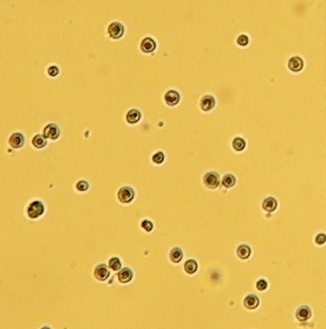
#> input picture img_examples/Cells.jpg, 326 x 329 px, found by its file name; the run also reads 4 pictures not shown here
$ jupyter execute Image-Operations.ipynb   (older library calls are emulated)
#> lines starting #> are read from the running program, lines starting #| are printed output that depends on the picture; after the words box and inside, x2 and y2 are one past the last pixel; in counts of white or black regions, pixels touching at a corner belong together
# Chapter 18: Images

Using pixmap images only with an emphasis on automation... efficient analytical pipelines

## Pixmaps

* can be stored as .jpeg, .png, or .gif
* imagined as an array of different color values
* pixel #1 (top left corner) =  array position (0,0)
* common color models used:
    * greyscale
    * RGB
    * RGBA
    * CMYK
    * HSV
* in order to interpret image data correctly we must know what the maximum value is
* image values are not normally stored as values from 0.0-1.0, instead they are strored as 8bit integers for memeory saving purposes
    * i.e. RGB is stored as a red (R) 8bit-int, same with green (G), and blue(B). This means that the image is described as 24bit, 8 from each.
    * each color can be thought of as seperate layers, or **channels**


## Image Manipulation

* when maniuplating the data it is important to keep the original data untouched.
* Necessary to maniuplate the data and assign it to a new variable in order to preserve the original unmanipulated data within the first variable
* use the __Python Imaging Library__ (PIL or Pillow) and the Python wrapper to __Imagemagick__

## Basic Image Operations
* use PIL to get ahold of the pixmap data from the images files themselves.
* necessary to convert images between file types in order to work with different programs
* we can also improve the storage efficiency by converting to a different file type
    * i.e. going from an uncompressed TIFF to JPEG

## Python Imaging Library

[cell 1]
# import library and image module to construct Image class
from PIL import Image

# .open() function can be called on the Image object
# a method to load a file from disk and make an Image object
# file type is guessed by the PIL library when loading image
img = Image.open('examples/Cells.jpg')
#> img is the input picture: PIL image 326x329 RGB; mean R, G, B 228.3, 188.2, 85.6

# once we have the object we can access its properties
print(img.size)
#| (326, 329)
print(img.mode)
#| RGB

# can also use .show() to display the image on the screen
img

[cell 2]
# can save image as different file formats
# JPEG gives the smallest file size, but will lose data quality (lossy compression)
# PNG will preserve all data but file will be larger (lossless compression)
#img.save('Cells.png', 'PNG')

# if we need the pixel values described in a different way..
# we can use the .convert() function before saving the image

# img.convert('CMYK')  # Cyan, Magenta, Yellow, blacK
img.convert('L') # Luminance = greyscale

[cell 3]
#.crop() chops edges off of pixmap
# size values must be passed as arguments in a tuple
# left, top, right and bottom edges
w, h = img.size
#> w = 326; h = 329
img.crop((10, 10, w-10, h-10))

[cell 4]
# rotation
# specify the angle of rotation in degrees
# save pixmap as image
img1 = img.rotate(270)
img1.save('examples/CellsAdj.png', 'PNG')

[cell 5]
# .resize(), gives back new image, preserving the one passed in
# combine the original pixels together to make the new array
# also supply the resizing method

img2 = img.resize((int(w/2), int(h/2)), Image.ANTIALIAS)
img2.save('examples/CellsHalfSize.png', 'PNG')

[cell 6]
# resizing can also be done by making thumbnails
# thumbnail() changes the image inplace so a copy must made to preserve original img
img2 = img.copy()
img2.thumbnail((50, 50), Image.ANTIALIAS)
#> img2: PIL image 50x50 RGB
img2.save('examples/CellsThumb.png', 'PNG')

## Using NumPy for images

[cell 7]
# place image into numeric array
# array size will be the same as the image
# array element for each pixel

# if image is greyscale we only need an array of one element deep
# array element represents the brightness
# RGB: 3 elements deep, a layer = a channel
# pixel = vector of [ r, g, b ]

# imports
from numpy import array, dot, dstack, ones, random, uint8, zeros

# create array of specified size to hold image data
# RGB so depth is 3
h = 200
w = 200
d = 3

pixmap = zeros((h, w, d)) # black
pixmap = ones((h, w, d)) # white
pixmap = random.random((h, w, d)) # random colors
pixmap *= 255 #RGB will be 0-255 so converts to RGB

# convert data type to uint8
# will be directly interpreted by PIL
# create function for conversion

def pixmapToImage(pixmap, mode='RGB'):

    if pixmap.max() > 255:
        pixmap *= 255.0 / pixmap.max()

    pixmap = array(pixmap, uint8)
    img = Image.fromarray(pixmap, mode)

    return img

img1 = pixmapToImage(pixmap)
img1

[cell 8]
# build images by combining separate matrices for each channel
# create all yellow image... max red and max green
size = (h,w)

redMatrix = ones(size)
greenMatrix = ones(size)
blueMatrix = zeros(size)

pixmap = dstack([redMatrix, greenMatrix, blueMatrix])
pixmap *= 255

img1 = pixmapToImage(pixmap)
img1

[cell 9]
def imageToPixmapRGB(img):

    img2 = img.convert('RGB')
    w, h = img2.size
    data = img2.getdata()
    pixmap = array(data, uint8)
    pixmap = pixmap.reshape((h,w,3))

    return pixmap

img = Image.open('examples/CellNucleusRedGreen.png')
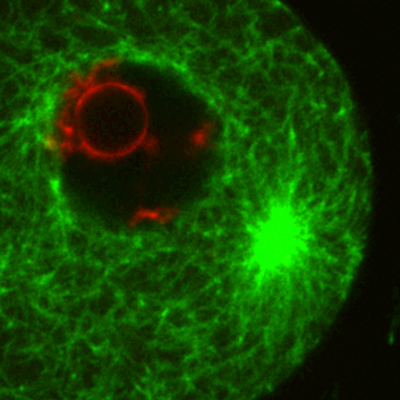
#> input picture img_examples/CellNucleusRedGreen.png, 400 x 400 px, found by its file name
#> img is the input picture: PIL image 400x400 RGBA; mean R, G, B, A 17.8, 66.1, 0, 255
pixmap = imageToPixmapRGB(img)

[cell 10]
# scipy example
#from scipy import ndimage
#
#
#pixmap = ndimage.imread('examples/CellNucleusRedGreen.png')
#pixmap = pixmap[:,:,:3] # slice of color layers
#
# define color transformation matrix
# the three rows dictate hoe to modify red green and blue
# [r,g,b] values of each row specify what the color will be
#transform = array([[1.0, 1.0, 0.0], # red channel will be equal red and green (yellow)
#                  [0.0, 0.0, 1.0], # green channel will be blue
#                  [0.0, 0.0, 0.0]]) # all other blue is removed
#
#pixmap2 = dot(pixmap, transform) # apply transformation matrix
#
#img2 = pixmapToImage(pixmap2)
#img2.show()
#
#pixmap = array(pixmap, float)
#pixmap /= 255.0
#pixmap = pixmap ** 2
#pixmap = array(255*pixmap, uint8)
#img2 = pixmapToImage(pixmap)
#img2.show()

## Adjustments and filters

[cell 11]
# ImageEnhance module
from PIL import Image, ImageEnhance
img = Image.open('examples/Cells.jpg')

# change the contrast of image
# create processing object for image
# call object with parameter adjustments made
# increase contrast by .enchance(> 1.0)
processObj = ImageEnhance.Contrast(img)
img2 = processObj.enhance(2.0)
#> img2: PIL image 326x329 RGB
img2

[cell 12]
# adjusting sharpness...
# changing the local contrast at the edges within an image

processObj = ImageEnhance.Sharpness(img)

img2Sharp = processObj.enhance(4.0)

imgBlur = processObj.enhance(0.5)

imgBlur
#img2Sharp

[cell 13]
# adjust brightness and colorfulness

imgBright = ImageEnhance.Brightness(img).enhance(0.5)
imgDull = ImageEnhance.Color(img).enhance(0.1)

#imgBright
imgDull

## Intensity adjustments using Numpy

[cell 14]
from numpy import array, dstack, exp, mgrid, sqrt, uint8
# mgrid: quickly creates arrays that can be used together to form grid of row and column numbers

# function to control the brightness by gamma correction
# if gamma is greater than one the image will look darker, below one brighter
# preserves extremes
def gammaAdjust(pixmap, gamma=1.0):

    pixmap = array(pixmap, float)/255.0 # scale (0.0-1.0)
    pixmap = pixmap ** gamma
    pixmap *= 255

    return pixmap

# function to normailise pixmap
# i.e. grey image, with no black or white
#    the darkest shade moved to black (0)
#    the brightest to white (255).
def normalisePixmap(pixmap):

    pixmap -= pixmap.min() # set min value to zero
    maxVal = pixmap.max() # set max

    if maxVal > 0:
        pixmap *= 255.0 / maxVal

    return pixmap

# function to set min and max brightness of image by clipping
# only adjusts the edges of the brightness not the middle
# takes in pixmap and two threshold values
def clipPixmapValues(pixmap, minimum=0, maximum=255):

    pixmap2 = pixmap.copy()
    grey = pixmap2.mean(axis=2)

    boolArray = grey < minimum
    indices = boolArray.nonzero()
    pixmap2[indices] = minimum

    boolArray = grey > maximum
    indices = boolArray.nonzero()
    pixmap2[indices] = maximum

    return pixmap2

# can also clip by np array function
# minimum, maximum = 64, 192
# pixmap2 = pixmap.clip(minimum, maximum)

# function to view pixel values distrubution
# create grey pixmap of brightness is made by averaging over the depth (color) axis
# flatten to 1d array and convert to py list
# make histogram w/ 256 bits
def showHistogram(pixmap):

    grey = pixmap.mean(axis=2)
    values = grey.flatten().tolist()

    from matplotlib import pyplot

    pyplot.hist(values, 256)
    pyplot.show()

[cell 15]
from PIL import Image

img = Image.open('examples/Cells.jpg')
pixmap = imageToPixmapRGB(img)

showHistogram(pixmap)
#> in showHistogram, `grey = pixmap.mean(axis=2)`:
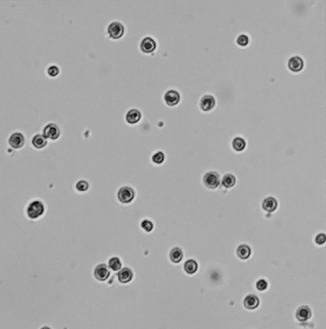
#> grey: shape (329, 326) float64; min 9, max 215.7, mean 167.4
#> in showHistogram, `values = grey.flatten().tolist()`: values = 107254 items
#> in showHistogram, `pyplot.show()`:
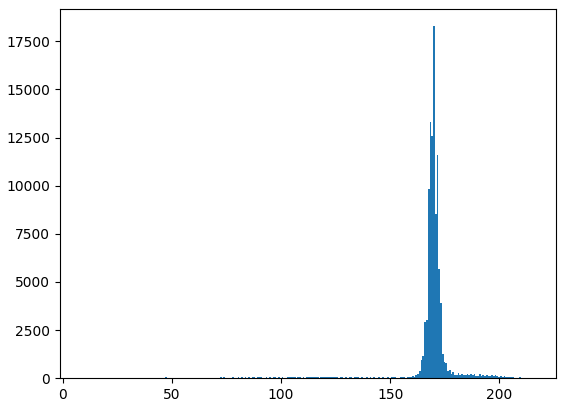
#> figure drawn by matplotlib, 1 panel; tallest bar 18281 high, from x = 169.7 to 170.5

pixmap2 = gammaAdjust(pixmap, 0.7)
#> in gammaAdjust, `pixmap = pixmap ** gamma`:
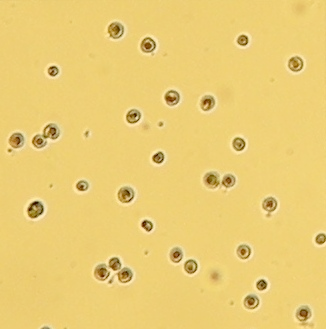
#> pixmap: shape (329, 326, 3) float64; mean of channels 0, 1, 2 0.925, 0.807, 0.464; drawn as R, G, B
pixmap3 = clipPixmapValues(pixmap2, 0, 145)
#> in clipPixmapValues, `boolArray = grey < minimum`: boolArray: shape (329, 326) bool; every value is 0
#> in clipPixmapValues, `indices = boolArray.nonzero()`: indices = (empty array, empty array)
#> in clipPixmapValues, `boolArray = grey > maximum`:
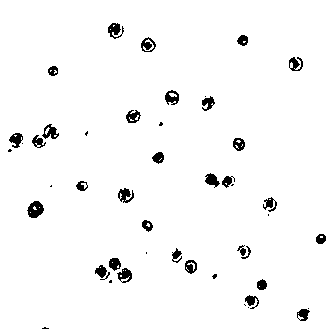
#> boolArray: shape (329, 326) bool; 96.9% white; 47 black regions (16 under 20 px), largest, box (x1, y1, x2, y2) and area: (27, 201, 44, 218) 195, (108, 23, 124, 39) 145, (118, 188, 134, 203) 140
#> in clipPixmapValues, `indices = boolArray.nonzero()`: indices = 103923 positions, rows 0 to 328, columns 0 to 325
pixmap4 = normalisePixmap(pixmap3)
#> in normalisePixmap, `maxVal = pixmap.max()`: maxVal = 201.4

img1 = pixmapToImage(pixmap4, 'RGB')
img1

## Convolving image filters

[cell 16]
# a filter is a way of transforming an image,
# combining original pixel values together to make new values

# convolution operation takes two arrays, axes must be the same
# for a 3 layer image, colour components are convolved

from scipy import signal
from scipy import ndimage

def convolveMatrix2D(pixmap, matrix, mode='reflect'):

    matrix = array(matrix)

    if matrix.ndim != 2:
        raise Exception('Convolution matrix must be 2D')

    if pixmap.ndim not in (2,3):
        raise Exception('Pixmap must be 2D or 3D')

    if pixmap.ndim == 2:
        pixmap2 = ndimage.convolve(pixmap, matrix, mode=mode)

    else:
        layers = []
        for i in range(3):
            layer = ndimage.convolve(pixmap[:,:,i], matrix, mode=mode)
            layers.append(layer)

        pixmap2 = dstack(layers)

    return pixmap2


# matrix to filter the image by
matrix = [[1, 1, 1],
          [1, 8, 1],
          [1, 1, 1]]

pixmapBlur = convolveMatrix2D(pixmap, matrix)
#> after the loop in convolveMatrix2D, `for i in range(3):`: layers = 3 items

# to view results we must normalise the image
# pixmap was convolved by increasing intensity values by a factor of 16
# 8 from the original intensity plus 1 from each of the 8 neighboring pixels in matrix
pixmapBlur =  pixmapBlur / array(matrix).sum()
imgBlur = pixmapToImage(pixmapBlur)
#> call 4 of pixmapToImage, with mode = 'RGB'
#> in pixmapToImage (call 4), `pixmap = array(pixmap, uint8)`:
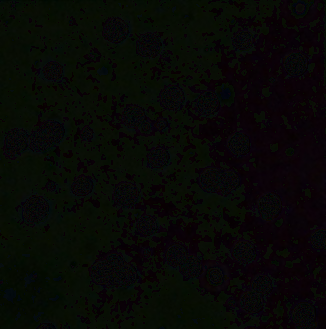
#> pixmap: shape (329, 326, 3); mean of channels 0, 1, 2 7.87, 8.67, 5.39; drawn as R, G, B
imgBlur

## Sharpen, blur and edge-detection filters

[cell 17]
# function to sharpen image with filter
def sharpenPixmap(pixmap):

    # uses filter matrix to accentuate diff between pixels
    matrix = [[-1,-1,-1],
             [-1, 8, -1],
             [-1,-1,-1]]

    grey = pixmap.mean(axis=2)
    pixmapEdge = convolveMatrix2D(grey, matrix)
#> call 2 of convolveMatrix2D, with mode = 'reflect'
#> in convolveMatrix2D (call 2), `pixmap2 = ndimage.convolve(pixmap, matrix, mode=mode)`:
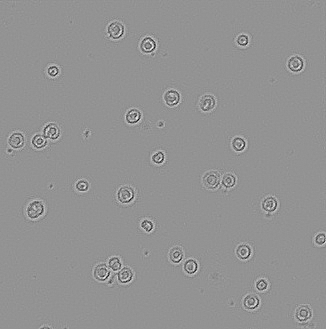
#> pixmap2: shape (329, 326) float64; min -637.3, max 467, mean 0; drawn with min black and max white
    normalisePixmap(pixmapEdge)


    pixmapEdge -= pixmapEdge.mean()
    pixmapEdge = dstack([pixmapEdge, pixmapEdge, pixmapEdge])

    pixmapSharp = pixmap + pixmapEdge # create sharp pixmap
    pixmapSharp = pixmapSharp.clip(0, 255)

    return pixmapSharp

# Gaussian filter
# blurs pizels with a weighting that has a bell curve
def gaussFilter(pixmap, r=2, sigma=1.4):

    x, y = mgrid[-r:r+1, -r:r+1]

    s2 = 2.0 * sigma * sigma

    x2 = x * x / s2
    y2 = y * y / s2

    # define filter
    matrix = exp( -(x2 + y2))
    matrix = matrix / matrix.sum()

    # apply filter to pixmap using convolution to each color component
    pixmap2 = convolveMatrix2D(pixmap, matrix)

    return pixmap2


# Sobel filter
# used for edge detection

def sobelFilter(pixmap):

    matrix = array([[-1, 0, 1],
                    [-2, 0, 2],
                    [-1, 0, 1]])

    # filter matrix is applied to the grey average of the input pixmap
    grey = pixmap.mean(axis=2)
    edgeX = convolveMatrix2D(grey, matrix)
    edgeY = convolveMatrix2D(grey, matrix.T)

    # final pixmap of edges is then a combination of horizontal and vertical edge maps
    pixmap2 = sqrt(edgeX * edgeX + edgeY * edgeY)
    normalisePixmap(pixmap2) # Put min, max at 0, 255

    return pixmap2

[cell 18]
# filter functions test
from PIL import Image
img = Image.open('examples/Cells.jpg')
pixmap = imageToPixmapRGB(img)

pixmap = sharpenPixmap(pixmap)
#> in sharpenPixmap, `pixmapSharp = pixmap + pixmapEdge`:
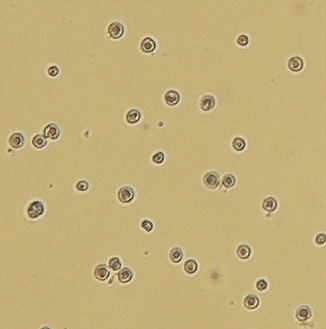
#> pixmapSharp: shape (329, 326, 3) float64; mean R, G, B 228.3, 188.2, 85.6; drawn with min black and max white
pixmapToImage(pixmap).show()

pixmap = gaussFilter(pixmap)
#> the loop in convolveMatrix2D (call 3), `for i in range(3):` made 3 passes
#> pass 1, in convolveMatrix2D (call 3), `layer = ndimage.convolve(pixmap[:,:,i], matrix, mode=mode)`:
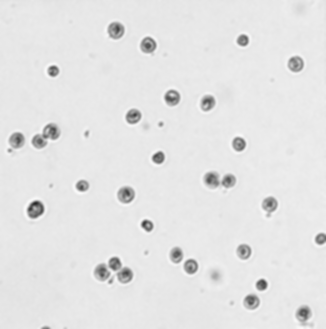
#> layer: shape (329, 326) float64; min 36.78, max 250.6, mean 228
pixmapGrey = sobelFilter(pixmap)
#> call 4 of convolveMatrix2D, with matrix = array of shape (3, 3), mode = 'reflect'
#> in convolveMatrix2D (call 4), `pixmap2 = ndimage.convolve(pixmap, matrix, mode=mode)`:
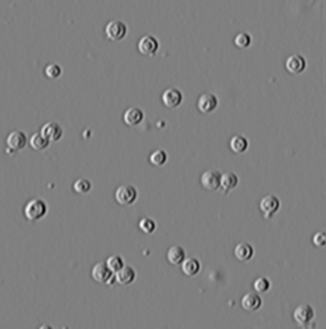
#> pixmap2: shape (329, 326) float64; min -387.3, max 384.1, mean 0; drawn with min black and max white
pixmapToImage(pixmapGrey, mode='L').show()

## Feature detection

[cell 19]
# Goal is to count the number of cells in an image

from PIL import Image

img = Image.open('examples/Cells.jpg')

pixmap = imageToPixmapRGB(img) # create pixmap
pixmap2 = gaussFilter(pixmap) # blur pixmap
pixmap2 = sobelFilter(pixmap2) # edge detection filter

pixmap2 = normalisePixmap(pixmap2) # normalise pixmap, greyscale

img2 = pixmapToImage(pixmap2, mode='L')
img2

[cell 20]
# function to cluster bright pixels so we can identify blobs


def getNeighbours(point, points): # identifies neighbors

    i, j = point
    check = [(i-1, j), (i+1, j),
            (i, j-1), (i, j+1)]

    neighbours = [p for p in check if p in points]

    return neighbours

# main clustering function
# list of lists is returned

def brightPixelCluster(pixmap, threshold=60):

    boolArray = pixmap > threshold
    indices = array(boolArray.nonzero()).T
    points = set([tuple(point) for point in indices])
    clusters = []
    pool = set(points)
    clustered = set()

    while pool:
        pointA = pool.pop()
        neighbours = getNeighbours(pointA, points)
        cluster = []
        cluster.append(pointA)
        clustered.add(pointA)
        pool2 = set(neighbours)

        while pool2:
            pointB = pool2.pop()
            if pointB in pool:
                pool.remove(pointB)
                neighbours2 = getNeighbours(pointB, points)
                pool2.update(neighbours2)
                cluster.append(pointB)

        clusters.append(cluster)

    return clusters

[cell 21]
clusters = brightPixelCluster(pixmap2)
#> in brightPixelCluster, `indices = array(boolArray.nonzero()).T`: indices = 5757 pairs, first value 21 to 328, second value 7 to 325
#> in brightPixelCluster, `points = set([tuple(point) for point in indices])`: points = 5757 items
#> the loop in brightPixelCluster, `while pool:` made 42 passes
#> pointA on pass 1: (140, 43)
sizes = [len(c) for c in clusters]
from matplotlib import pyplot
plot = pyplot.hist(sizes, 40)

[cell 22]
smallBlobs = []
mediumBlobs = []
bigBlobs = []

for cluster in clusters:

    n = len(cluster)

    if n < 80:
        smallBlobs.append(cluster)
    elif n < 320:
        mediumBlobs.append(cluster)
    else:
        bigBlobs.append(cluster)
#> this loop made 42 passes
#> cluster on passes 30, 33, 34, 37, 38, 39, 40, 41, 42: [(210, 36), (210, 35)], [(199, 128), (199, 127)], [(146, 238), (145, 238)], [(198, 129)], [(239, 321)], [(254, 147), (253, 147), (254, 146)], [(143, 239), (143, 238)], [(129, 46), (130, 46)], [(186, 52)]

print('Found %d small blobs' % len(smallBlobs))
#| Found 16 small blobs
print('Found %d medium blobs' % len(mediumBlobs))
#| Found 23 medium blobs
print('Found %d big blobs' % len(bigBlobs))
#| Found 3 big blobs

grey = pixmap.mean(axis=2)
colorMap = dstack([grey, grey, grey])

colors = [(255, 0, 0), (255, 255, 0), (0, 0, 255)]
categories = [smallBlobs, mediumBlobs, bigBlobs]

for i, blobs in enumerate(categories):
    color = colors[i]

    for cluster in blobs:
        x, y = zip(*cluster)

        colorMap[x,y] = color
#> this loop made 3 passes


#Image.fromarray(array(colorMap, uint8), 'RGB').show()
img = Image.fromarray(array(colorMap, uint8), 'RGB')

numCells = len(mediumBlobs)  # initial guess
cellAreas = [len(blob) for blob in mediumBlobs]
meanCellArea = sum(cellAreas) / float(numCells)

for blob in bigBlobs:
    numCells += int( len(blob) // meanCellArea )

print('Estimated number of cells: %d' %  numCells)
#| Estimated number of cells: 30
img

# Week 6 Assignment

## Image Operations

[cell 23]
# Code for importing an image (Lena.png, provided)

# import library and image module to construct Image class
from PIL import Image
img = Image.open('Lena.png')
img

[cell 24]
# Code that rotates the imported image by 270 degrees
img1 = img.rotate(270)
img1

[cell 25]
# Code that resizes the rotated image to half the size
w, h = img1.size # get image size

img2 = img1.resize((int(w/2), int(h/2)), Image.ANTIALIAS) # resize image (half the size)

img2

[cell 26]
# Code that saves the resulting image

img2.save('LenaAdj.png', 'PNG')

## Adjustments and Filters

[cell 27]
# Code for importing three separate matrices (Lenas - provided) for constructing a color image of the RGB type

# imports
from numpy import array, dot, dstack, ones, random, uint8, zeros

def imageToPixmapRGB(img):

    img2 = img.convert('RGB')
    w, h = img2.size
    data = img2.getdata()
    pixmap = array(data, uint8)
    pixmap = pixmap.reshape((h,w,3))

    return pixmap

def pixmapToImage(pixmap, mode='RGB'):

    if pixmap.max() > 255:
        pixmap *= 255.0 / pixmap.max()

    pixmap = array(pixmap, uint8)
    img = Image.fromarray(pixmap, mode)

    return img


imgR = Image.open('LenaRed.png')
imgG = Image.open('LenaGreen.png')
imgB = Image.open('LenaBlue.png')
img_combined = Image.merge('RGB',(imgR.getchannel('R'),imgG.getchannel('G'),imgB.getchannel('B')))
img_combined.save('LenaRGB.jpg')
img_combined

[cell 28]
# Code that does "contrast change" on the color image (with an argument of 2.0) (use 'examples/Cells.jpg' for remaining code

# Need ImageEnhance module
from PIL import Image, ImageEnhance

img = Image.open('examples/Cells.jpg')

# change the contrast of image by 2.0
processObj = ImageEnhance.Contrast(img)
img2 = processObj.enhance(2.0)
img2

[cell 29]
# Code that "sharpens" the contrast-changed image (with an argument of 4.0)

processObj = ImageEnhance.Sharpness(img2)

img2Sharp = processObj.enhance(4.0)
img2Sharp

[cell 30]
#Code for "edge-detection" (with the average brightness of 127 (out of the range from 0 through 255))


pixmap = imageToPixmapRGB(img2Sharp) # create pixmap
pixmap2 = gaussFilter(pixmap) # blur pixmap
pixmap2 = sobelFilter(pixmap2) # edge detection filter

pixmap2 = normalisePixmap(pixmap2) # normalise pixmap, greyscale

img3 = pixmapToImage(pixmap2, mode='L')
